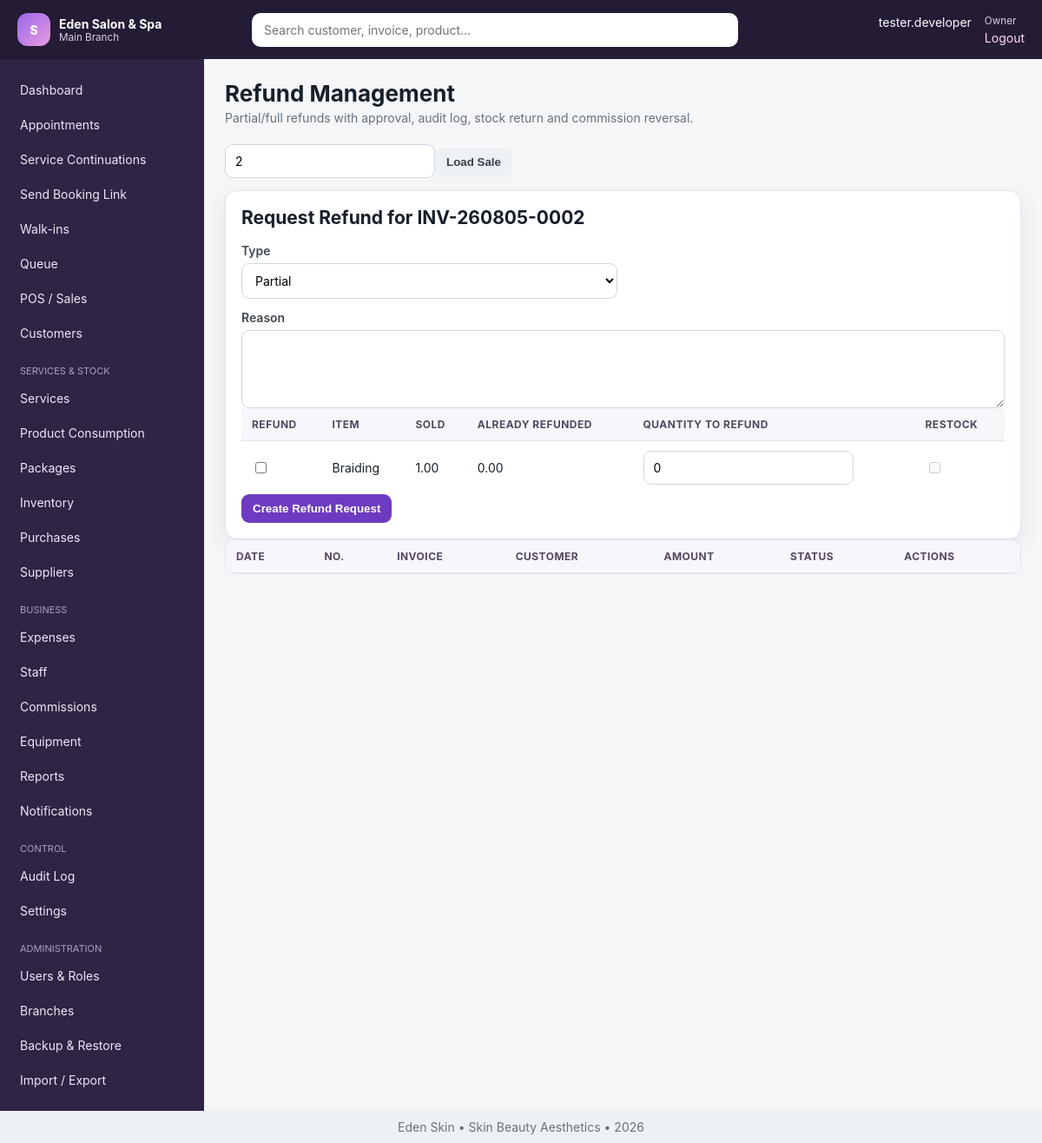
The app's page /modules/refunds.php?sale_id=2 (signed in) with its own data.
### tables this page shows
CREATE TABLE `settings` (
  `id` int(11) NOT NULL AUTO_INCREMENT,
  `branch_id` int(11) DEFAULT NULL,
  `setting_key` varchar(100) NOT NULL,
  `setting_value` text DEFAULT NULL,
  `setting_group` varchar(80) DEFAULT 'general',
  `updated_by` int(11) DEFAULT NULL,
  `updated_at` datetime DEFAULT current_timestamp() ON UPDATE current_timestamp(),
  PRIMARY KEY (`id`),
  UNIQUE KEY `uniq_setting` (`branch_id`,`setting_key`),
  KEY `updated_by` (`updated_by`),
  CONSTRAINT `settings_ibfk_1` FOREIGN KEY (`branch_id`) REFERENCES `branches` (`id`) ON DELETE CASCADE,
  CONSTRAINT `settings_ibfk_2` FOREIGN KEY (`updated_by`) REFERENCES `users` (`id`) ON DELETE SET NULL
);

CREATE TABLE `users` (
  `id` int(11) NOT NULL AUTO_INCREMENT,
  `branch_id` int(11) NOT NULL,
  `staff_id` int(11) DEFAULT NULL,
  `role_id` int(11) NOT NULL,
  `username` varchar(80) NOT NULL,
  `password_hash` varchar(255) NOT NULL,
  `status` enum('active','inactive','locked') DEFAULT 'active',
  `last_login_at` datetime DEFAULT NULL,
  `created_at` datetime DEFAULT current_timestamp(),
  PRIMARY KEY (`id`),
  UNIQUE KEY `username` (`username`),
  KEY `branch_id` (`branch_id`),
  KEY `staff_id` (`staff_id`),
  KEY `role_id` (`role_id`),
  CONSTRAINT `users_ibfk_1` FOREIGN KEY (`branch_id`) REFERENCES `branches` (`id`),
  CONSTRAINT `users_ibfk_2` FOREIGN KEY (`staff_id`) REFERENCES `staff` (`id`) ON DELETE SET NULL,
  CONSTRAINT `users_ibfk_3` FOREIGN KEY (`role_id`) REFERENCES `roles` (`id`)
);

CREATE TABLE `branches` (
  `id` int(11) NOT NULL AUTO_INCREMENT,
  `business_id` int(11) NOT NULL,
  `name` varchar(120) NOT NULL,
  `code` varchar(20) NOT NULL,
  `phone` varchar(30) DEFAULT NULL,
  `email` varchar(120) DEFAULT NULL,
  `address` varchar(255) DEFAULT NULL,
  `opening_time` time DEFAULT '08:00:00',
  `closing_time` time DEFAULT '20:00:00',
  `status` enum('active','inactive') DEFAULT 'active',
  `created_at` datetime DEFAULT current_timestamp(),
  PRIMARY KEY (`id`),
  UNIQUE KEY `code` (`code`),
  KEY `business_id` (`business_id`),
  CONSTRAINT `branches_ibfk_1` FOREIGN KEY (`business_id`) REFERENCES `businesses` (`id`)
);

CREATE TABLE `staff` (
  `id` int(11) NOT NULL AUTO_INCREMENT,
  `branch_id` int(11) NOT NULL,
  `employee_no` varchar(30) DEFAULT NULL,
  `photo` varchar(255) DEFAULT NULL,
  `full_name` varchar(150) NOT NULL,
  `phone` varchar(30) DEFAULT NULL,
  `email` varchar(120) DEFAULT NULL,
  `gender` enum('Male','Female','Other') DEFAULT 'Female',
  `date_of_birth` date DEFAULT NULL,
  `address` varchar(255) DEFAULT NULL,
  `role_title` varchar(100) DEFAULT NULL,
  `salary` decimal(14,2) DEFAULT 0.00,
  `default_commission_type` enum('percentage','fixed') DEFAULT 'percentage',
  `default_commission_value` decimal(10,2) DEFAULT 0.00,
  `employment_date` date DEFAULT NULL,
  `emergency_contact` varchar(120) DEFAULT NULL,
  `status` enum('active','inactive','terminated') DEFAULT 'active',
  `created_at` datetime DEFAULT current_timestamp(),
  `updated_at` datetime DEFAULT NULL,
  PRIMARY KEY (`id`),
  UNIQUE KEY `employee_no` (`employee_no`),
  KEY `branch_id` (`branch_id`),
  CONSTRAINT `staff_ibfk_1` FOREIGN KEY (`branch_id`) REFERENCES `branches` (`id`)
);

CREATE TABLE `roles` (
  `id` int(11) NOT NULL AUTO_INCREMENT,
  `name` varchar(80) NOT NULL,
  `description` varchar(255) DEFAULT NULL,
  `is_system` tinyint(1) DEFAULT 0,
  `created_at` datetime DEFAULT current_timestamp(),
  PRIMARY KEY (`id`),
  UNIQUE KEY `name` (`name`)
);

CREATE TABLE `sales` (
  `id` int(11) NOT NULL AUTO_INCREMENT,
  `branch_id` int(11) NOT NULL,
  `invoice_no` varchar(40) NOT NULL,
  `customer_id` int(11) DEFAULT NULL,
  `appointment_id` int(11) DEFAULT NULL,
  `queue_id` int(11) DEFAULT NULL,
  `sale_date` datetime DEFAULT current_timestamp(),
  `subtotal` decimal(14,2) DEFAULT 0.00,
  `discount_amount` decimal(14,2) DEFAULT 0.00,
  `tax_amount` decimal(14,2) DEFAULT 0.00,
  `total_amount` decimal(14,2) DEFAULT 0.00,
  `paid_amount` decimal(14,2) DEFAULT 0.00,
  `balance_amount` decimal(14,2) DEFAULT 0.00,
  `status` enum('draft','partial','paid','refunded','partially_refunded','cancelled') DEFAULT 'paid',
  `promotion_id` int(11) DEFAULT NULL,
  `membership_discount` decimal(14,2) DEFAULT 0.00,
  `loyalty_points_redeemed` int(11) DEFAULT 0,
  `notes` text DEFAULT NULL,
  `created_by` int(11) DEFAULT NULL,
  `created_at` datetime DEFAULT current_timestamp(),
  PRIMARY KEY (`id`),
  UNIQUE KEY `invoice_no` (`invoice_no`),
  KEY `sale_date_idx` (`branch_id`,`sale_date`),
  KEY `customer_id` (`customer_id`),
  KEY `appointment_id` (`appointment_id`),
  KEY `queue_id` (`queue_id`),
  KEY `promotion_id` (`promotion_id`),
  KEY `created_by` (`created_by`),
  CONSTRAINT `sales_ibfk_1` FOREIGN KEY (`branch_id`) REFERENCES `branches` (`id`),
  CONSTRAINT `sales_ibfk_2` FOREIGN KEY (`customer_id`) REFERENCES `customers` (`id`) ON DELETE SET NULL,
  CONSTRAINT `sales_ibfk_3` FOREIGN KEY (`appointment_id`) REFERENCES `appointments` (`id`) ON DELETE SET NULL,
  CONSTRAINT `sales_ibfk_4` FOREIGN KEY (`queue_id`) REFERENCES `queues` (`id`) ON DELETE SET NULL,
  CONSTRAINT `sales_ibfk_5` FOREIGN KEY (`promotion_id`) REFERENCES `promotions` (`id`) ON DELETE SET NULL,
  CONSTRAINT `sales_ibfk_6` FOREIGN KEY (`created_by`) REFERENCES `users` (`id`) ON DELETE SET NULL
);

CREATE TABLE `sale_items` (
  `id` int(11) NOT NULL AUTO_INCREMENT,
  `sale_id` int(11) NOT NULL,
  `item_type` enum('service','product','package') NOT NULL,
  `item_id` int(11) NOT NULL,
  `description` varchar(180) NOT NULL,
  `staff_id` int(11) DEFAULT NULL,
  `quantity` decimal(12,2) DEFAULT 1.00,
  `unit_price` decimal(14,2) NOT NULL,
  `discount_amount` decimal(14,2) DEFAULT 0.00,
  `line_total` decimal(14,2) NOT NULL,
  `refunded_quantity` decimal(12,2) DEFAULT 0.00,
  PRIMARY KEY (`id`),
  KEY `sale_id` (`sale_id`),
  KEY `staff_id` (`staff_id`),
  CONSTRAINT `sale_items_ibfk_1` FOREIGN KEY (`sale_id`) REFERENCES `sales` (`id`) ON DELETE CASCADE,
  CONSTRAINT `sale_items_ibfk_2` FOREIGN KEY (`staff_id`) REFERENCES `staff` (`id`) ON DELETE SET NULL
);

### includes/functions.php (called while the page is built, shortened)
<?php
function app_config(): array {
    static $config;
    if (!$config) {
        $file=dirname(__DIR__).'/config.php';
        $config=require $file;
    }
    return $config;
}
function e(mixed $v): string { return htmlspecialchars((string)$v, ENT_QUOTES, 'UTF-8'); }
function url(string $path=''): string { $base=rtrim(app_config()['app']['base_url'] ?? '', '/'); return $base.'/'.ltrim($path,'/'); }
function setting(string $key,mixed $default=null,?int $branchId=null): mixed {
    try { $branchId=$branchId??current_branch_id(); $r=one('SELECT setting_value FROM settings WHERE setting_key=? AND (branch_id=? OR branch_id IS NULL) ORDER BY branch_id IS NOT NULL DESC LIMIT 1',[$key,$branchId]); return $r ? $r['setting_value'] : $default; } catch(Throwable){ return $default; }
}

### config.php (called while the page is built)
<?php
return array (
  'db' =>
  array (
    'host' => '127.0.0.1',
    'port' => '3306',
    'name' => 'salon_spa_tz',
    'user' => 'root',
    'pass' => '',
    'charset' => 'utf8mb4',
  ),
  'app' =>
  array (
    'name' => 'Salon & Spa Manager',
    'base_url' => '/salon_spa_management_system',
    'timezone' => 'Africa/Dar_es_Salaam',
    'currency' => 'TZS',
    'session_timeout' => 3600,
    'debug' => false,
  ),
);

### includes/auth.php (called while the page is built, shortened)
<?php
function is_logged_in(): bool { return !empty($_SESSION['user_id']); }
function require_login(): void {
    if(!current_user()){ logout_user(); redirect('login.php'); }
}
function current_user(): ?array { static $u; if(!is_logged_in())return null; if(!$u)$u=one('SELECT u.*,r.name role_name,s.full_name staff_name,b.name branch_name FROM users u JOIN roles r ON r.id=u.role_id LEFT JOIN staff s ON s.id=u.staff_id LEFT JOIN branches b ON b.id=u.branch_id WHERE u.id=?',[$_SESSION['user_id']]); return $u; }
function current_branch_id(): ?int {
    if(isset($_SESSION['branch_id']) && (int)$_SESSION['branch_id']>0) return (int)$_SESSION['branch_id'];
    return null;
}
function can(string $code): bool { $u=current_user(); return $u && ($u['role_name']==='Owner' || in_array($code,permissions(),true)); }
function require_permission(string $code): void { require_login(); if(!can($code)){http_response_code(403); include dirname(__DIR__).'/403.php'; exit;} }

### includes/db.php (called while the page is built, shortened)
<?php
function db(): PDO {
    static $pdo = null;
    if ($pdo instanceof PDO) return $pdo;
    $cfg = app_config()['db'];
    $dsn = sprintf('mysql:host=%s;port=%s;dbname=%s;charset=%s', $cfg['host'], $cfg['port'], $cfg['name'], $cfg['charset']);
    $pdo = new PDO($dsn, $cfg['user'], $cfg['pass'], [
        PDO::ATTR_ERRMODE => PDO::ERRMODE_EXCEPTION,
        PDO::ATTR_DEFAULT_FETCH_MODE => PDO::FETCH_ASSOC,
        PDO::ATTR_EMULATE_PREPARES => false,
    ]);
    return $pdo;
}
function q(string $sql, array $params=[]): PDOStatement { $s=db()->prepare($sql); $s->execute($params); return $s; }
function one(string $sql, array $params=[]): ?array { $r=q($sql,$params)->fetch(); return $r ?: null; }
function all(string $sql, array $params=[]): array { return q($sql,$params)->fetchAll(); }

### modules/refunds.php (the view, shortened to what this page needs)
<?php
require dirname(__DIR__).'/includes/bootstrap.php'; require_permission('refunds.manage'); $bid=current_branch_id();
$saleId=(int)($_GET['sale_id']??0); $sale=$saleId?one('SELECT * FROM sales WHERE id=? AND branch_id=?',[$saleId,$bid]):null; $saleItems=$sale?all('SELECT * FROM sale_items WHERE sale_id=?',[$saleId]):[]; $rows=all('SELECT r.*,s.invoice_no,c.full_name customer FROM refunds r JOIN sales s ON s.id=r.sale_id LEFT JOIN customers c ON c.id=s.customer_id WHERE r.branch_id=? ORDER BY r.id DESC',[$bid]); $title='Refund Management'; $subtitle='Partial/full refunds with approval, audit log, stock return and commission reversal.'; include dirname(__DIR__).'/includes/header.php';?>
<div class="toolbar"><form><input name="sale_id" placeholder="Sale ID" value="<?=e($saleId?:'')?>"><button class="btn light">Load Sale</button></form></div><?php if($sale):?><section class="card"><h2>Request Refund for <?=e($sale['invoice_no'])?></h2><form method="post"><div class="form-grid"><div class="form-group"><label>Type</label><select name="refund_type"><option value="partial">Partial</option></select></div><div class="form-group full"><label>Reason</label><textarea name="reason" required></textarea></div></div><table><thead><tr><th>Refund</th><th>Item</th><th>Sold</th><th>Already Refunded</th><th>Quantity to Refund</th><th>Restock</th></tr></thead><tbody><?php foreach($saleItems as $it):?><tr><td><input type="checkbox" name="sale_item_id[]" value="<?=e($it['id'])?>"></td><td><?=e($it['description'])?></td><td><?=e($it['quantity'])?></td><td><?=e($it['refunded_quantity'])?></td><td><input type="number" step="0.01" name="qty_<?=e($it['id'])?>" value="0"></td><td><input type="checkbox" name="restock_<?=e($it['id'])?>" value="1" <?= $it['item_type']==='product'?'':'disabled'?>></td></tr><?php endforeach;?></tbody></table><button class="btn">Create Refund Request</button></form></section><?php endif;?><div class="table-wrap"><table><thead><tr><th>Date</th><th>No.</th><th>Invoice</th><th>Customer</th><th>Amount</th><th>Status</th><th>Actions</th></tr></thead></table></div><?php include dirname(__DIR__).'/includes/footer.php'; ?>

### includes/header.php (shortened to what this page needs)
<?php
require_login(); $u=current_user(); $title=$title??'Dashboard';
function nav_file_available(string $href): bool {
    return is_file(dirname(__DIR__).'/'.ltrim($href,'/'));
}
function current_rel_script_for_nav(): string {
    $script=str_replace('\\','/',$_SERVER['SCRIPT_NAME']??'');
    $base=(string)(app_config()['app']['base_url']??'');
    $base=rtrim(str_replace('\\','/',$base),'/');
    return ltrim($script,'/');
}
$navGroups=[
 'Main'=>[
  ['dashboard.php','Dashboard','dashboard.view'],
  ['modules/appointments.php','Appointments','appointments.view'],
  ['modules/continuations.php','Service Continuations','appointments.view'],
  ['modules/booking_link.php','Send Booking Link','appointments.manage'],
  ['modules/walkins.php','Walk-ins','queue.manage'],
  ['modules/queue.php','Queue','queue.manage'],
  ['modules/pos.php','POS / Sales','sales.create'],
  ['modules/customers.php','Customers','customers.view'],
 ],
 'Services & Stock'=>[
  ['modules/services.php','Services','services.manage'],
  ['modules/service_consumption.php','Product Consumption','services.manage'],
  ['modules/packages.php','Packages','services.manage'],
  ['modules/inventory.php','Inventory','inventory.view'],
  ['modules/purchases.php','Purchases','purchases.manage'],
  ['modules/suppliers.php','Suppliers','suppliers.manage'],
 ],
 'Business'=>[
  ['modules/expenses.php','Expenses','expenses.manage'],
  ['modules/staff.php','Staff','staff.view'],
  ['modules/commissions.php','Commissions','commissions.view'],
  ['modules/equipment.php','Equipment','equipment.manage'],
  ['modules/reports.php','Reports','reports.view'],
  ['modules/notifications.php','Notifications','notifications.manage'],
 ],
 'Control'=>[
  ['modules/audit.php','Audit Log','audit.view'],
  ['modules/settings.php','Settings','settings.manage'],
 ],
 'Administration'=>[
  ['modules/users.php','Users & Roles','users.manage'],
  ['modules/branches.php','Branches','users.manage'],
  ['modules/backups.php','Backup & Restore','users.manage'],
  ['modules/imports.php','Import / Export','users.manage'],
 ],
];
$current=current_rel_script_for_nav();
$hasSearch=nav_file_available('modules/search.php');
?><!doctype html><html lang="en"><head><link rel="stylesheet" href="<?=url('assets/css/app.css')?>"></head><body>
<header class="topbar"><button class="menu-btn" data-toggle-menu>☰</button><div class="brand"><span class="brand-mark">S</span><div><strong><?=e(setting('business_name',app_config()['app']['name']))?></strong><small><?=e($u['branch_name']??'Main Branch')?></small></div></div><?php if($hasSearch):?><form class="global-search" action="<?=url('modules/search.php')?>"><input name="q" placeholder="Search customer, invoice, product…"></form><?php else:?><div class="global-search"></div><?php endif;?><div class="userbox"><span><?=e($u['staff_name']?:$u['username'])?></span><small><?=e($u['role_name'])?></small><a href="<?=url('logout.php')?>">Logout</a></div></header>
<div class="layout"><aside class="sidebar" id="sidebar"><nav><?php foreach($navGroups as $group=>$items): $visible=[]; foreach($items as $item){ [$href,$label,$perm]=$item; if(nav_file_available($href) && can($perm)) $visible[]=$item; } if(!$visible) continue; if($group!=='Main'): ?><div class="nav-heading"><?=e($group)?></div><?php endif; foreach($visible as [$href,$label,$perm]): ?><a href="<?=url($href)?>" class="<?=$current===$href?'active':''?>"><?=e($label)?></a><?php endforeach; endforeach; ?></nav></aside><main class="content"><div class="page-head"><div><h1><?=e($title)?></h1><?php if(!empty($subtitle)):?><p><?=e($subtitle)?></p><?php endif;?></div></div>

### records on screen
settings: setting_value "Eden Salon & Spa"
users: branch.name "Main Branch", staff.full_name "tester.developer", role.name "Owner"
sales: invoice_no "INV-260805-0002"
sale_items: description "Braiding", quantity "1.00", refunded_quantity "0.00"

### other values on screen
$label "Dashboard"
$label "Appointments"
$label "Service Continuations"
$label "Send Booking Link"
$label "Walk-ins"
$label "Queue"
$label "POS / Sales"
$label "Customers"
$group "SERVICES & STOCK"
$label "Services"
$label "Product Consumption"
$label "Packages"
$label "Inventory"
$label "Purchases"
$label "Suppliers"
